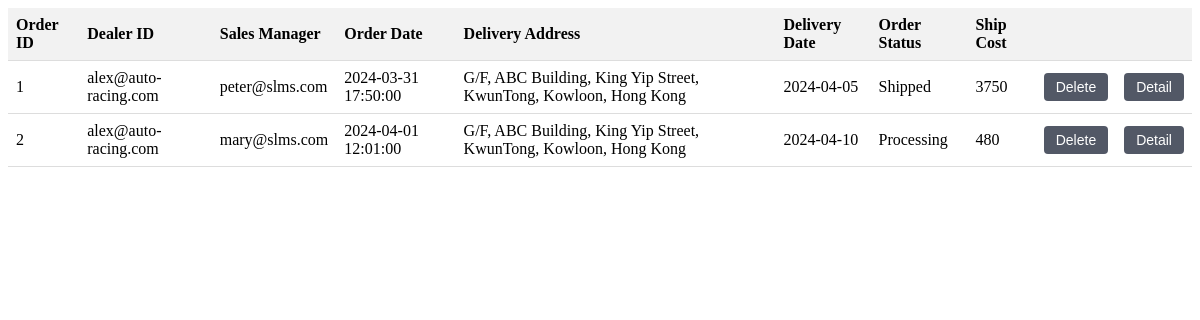
The app's page /4523html&css/php/loadrecord.php (signed in) with its own data.
### tables this page shows
CREATE TABLE Orders (
    orderID INT(10) NOT NULL,
    dealerID VARCHAR(50) NOT NULL,
    salesManagerID VARCHAR(50) NOT NULL,
    orderDateTime DATETIME NOT NULL,
    deliveryAddress VARCHAR(255) NOT NULL,
    deliveryDate DATE NOT NULL,
    orderStatus VARCHAR(50) NOT NULL,
    shipCost INT(5) NOT NULL,
    PRIMARY KEY (orderID)
);

### 4523html&css/php/loadrecord.php (the view, shortened to what this page needs)
<!DOCTYPE html>
<html>
<link rel="stylesheet" type="text/css" href="../css/item.css">
<?php
$servername = "127.0.0.1";
$username = "root";
$password = "";
$dbname = "projectdb";
$dealerID = $_COOKIE['DealerID'];
$conn = new mysqli($servername, $username, $password, $dbname);
$sql = "SELECT * FROM orders WHERE dealerID = '$dealerID'";
$result = $conn->query($sql);
if ($result->num_rows > 0) {
    echo "
    <script>
        function redirectToNewPage() {
            parent.location.href = '../order record.html';
        }
        function deleteorderRecord(orderID) {
           if (confirm('Are you sure you want to delete this order rcord?')) {
               var xhr = new XMLHttpRequest();
               xhr.open('POST', 'deleterecord.php', true);
               xhr.setRequestHeader('Content-Type', 'application/x-www-form-urlencoded');
               xhr.onreadystatechange = function () {
                   if (xhr.readyState == 4 && xhr.status == 200) {
                       alert(xhr.responseText);
                       location.reload(); // Reload the page to reflect the changes
                   }
               };
               xhr.send('orderID=' + orderID);
           }
        }
        function orderDetail(OrderID) {
        window.location.href = 'OrderDetail.php?OrderID=' + OrderID;
    }
    </script>
    <table  class='order-table'>
    <tr>
    <th>Order ID</th>
    <th>Dealer ID</th>
    <th>Sales Manager</th>
    <th>Order Date</th>
    <th>Delivery Address</th>
    <th>Delivery Date</th>
    <th>Order Status</th>
    <th>Ship Cost</th>
    <th></th>
    <th></th>
    </tr>";
    while ($row = $result->fetch_assoc()) {
        echo "<tr>
        <td>" . $row["orderID"] . "</td>
        <td>" . $row["dealerID"] . "</td>
        <td>" . $row["salesManagerID"] . "</td>
        <td>" . $row["orderDateTime"] . "</td>
        <td>" . $row["deliveryAddress"] . "</td>
        <td>" . $row["deliveryDate"] . "</td>
        <td>" . $row["orderStatus"] . "</td>
        <td>" . $row["shipCost"] . "</td>";
        if ($row["orderStatus"] == "Cancelled") {
            echo "<td>
            <button disabled style='opacity: 0.5; pointer-events: none; onclick='deleteorderRecord(" . $row["orderID"] . ")'>Delete</button>
            </td>";
        } else {
            echo "<td>
            <button onclick='deleteorderRecord(" . $row["orderID"] . ")'>Delete</button>
            </td>";
        }
        echo "<td>
          <button onclick='orderDetail(" . $row["orderID"] . ")'>Detail</button>
        </td>
        </tr>";
    }
    echo "</table>";
} else {
    echo "0 results";
}
?>
</html>

### 4523html&css/css/item.css (style rules this page uses)
.order-table { width: 100%; border-collapse: collapse; border: none; }
.order-table th, .order-table td { padding: 8px; text-align: left; border-bottom: 1px solid #ddd; }
.order-table th { background-color: #f2f2f2; }
button { padding: 6px 12px; font-size: 14px; background-color: #525866; color: white; border: none; border-radius: 4px; cursor: pointer; }

### records on screen
orders: orderID "1", dealerID "alex@auto-racing.com", salesManagerID "peter@slms.com", orderDateTime "2024-03-31 17:50:00", deliveryAddress "G/F, ABC Building, King Yip Street, KwunTong, Kowloon, Hong Kong", deliveryDate "2024-04-05", orderStatus "Shipped", shipCost "3750"
orders: orderID "2", dealerID "alex@auto-racing.com", salesManagerID "mary@slms.com", orderDateTime "2024-04-01 12:01:00", deliveryAddress "G/F, ABC Building, King Yip Street, KwunTong, Kowloon, Hong Kong", deliveryDate "2024-04-10", orderStatus "Processing", shipCost "480"
